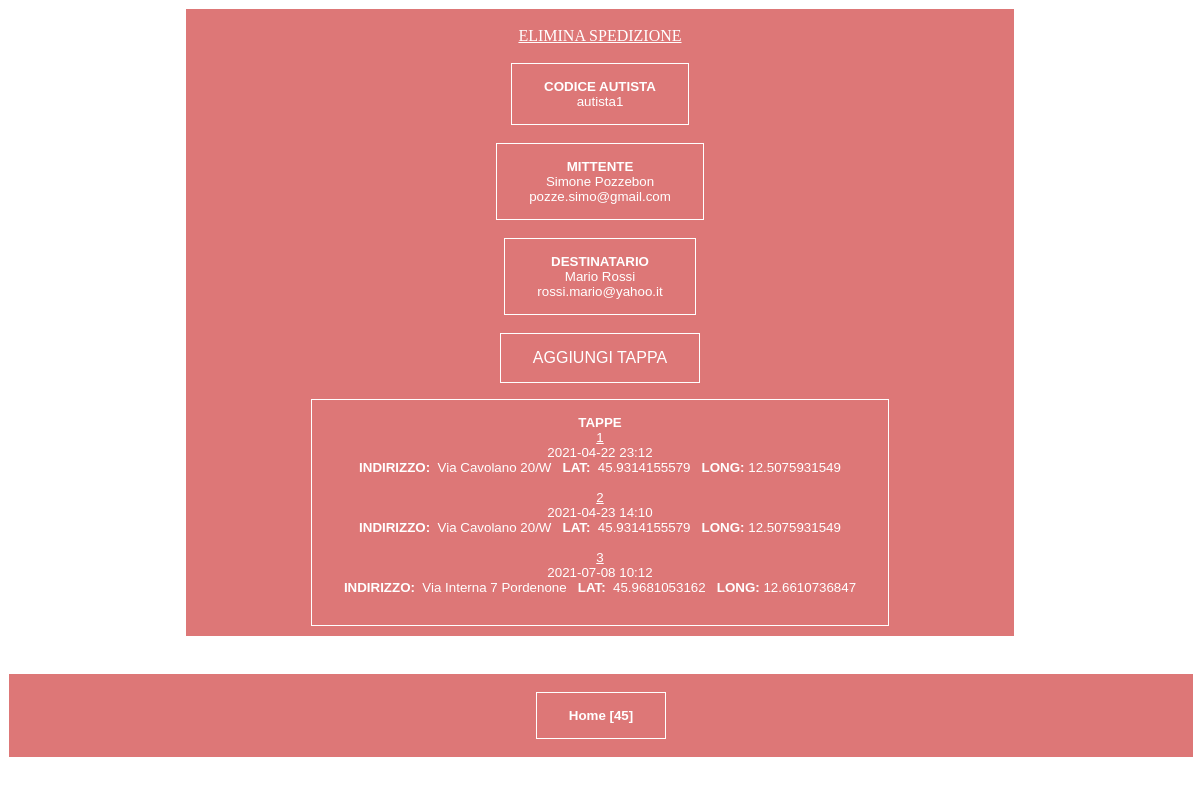
/src/sped.php?idSped=17 (signed in), run on the app's committed database.
### tables this page shows
CREATE TABLE `spedizioni` (
  `idSpedizione` int(11) NOT NULL AUTO_INCREMENT,
  `mittente` int(11) DEFAULT NULL,
  `destinatario` int(11) DEFAULT NULL,
  `truckTracking` varchar(30) DEFAULT NULL,
  `descb` varchar(150) DEFAULT NULL,
  PRIMARY KEY (`idSpedizione`),
  KEY `mittente` (`mittente`),
  KEY `destinatario` (`destinatario`),
  CONSTRAINT `spedizioni_ibfk_1` FOREIGN KEY (`mittente`) REFERENCES `clienti` (`idCliente`),
  CONSTRAINT `spedizioni_ibfk_2` FOREIGN KEY (`destinatario`) REFERENCES `clienti` (`idCliente`)
);

CREATE TABLE `clienti` (
  `idCliente` int(11) NOT NULL AUTO_INCREMENT,
  `nome` varchar(100) DEFAULT NULL,
  `cognome` varchar(30) DEFAULT NULL,
  `mail` varchar(300) NOT NULL,
  PRIMARY KEY (`idCliente`)
);

CREATE TABLE `tappe` (
  `idTappa` int(11) NOT NULL AUTO_INCREMENT,
  `spedizione` int(11) DEFAULT NULL,
  `dat` date DEFAULT NULL,
  `ora` varchar(5) DEFAULT NULL,
  `addr` varchar(100) DEFAULT NULL,
  `lat` float(200,10) DEFAULT NULL,
  `lon` float(200,10) DEFAULT NULL,
  PRIMARY KEY (`idTappa`),
  KEY `spedizione` (`spedizione`),
  CONSTRAINT `tappe_ibfk_1` FOREIGN KEY (`spedizione`) REFERENCES `spedizioni` (`idSpedizione`)
);

### src/sped.php (the view, shortened to what this page needs)
<html>
    <head>
		<link rel="stylesheet" type="text/css" href="style.css" />
	</head>
    <body>
        <div class="supportCentering">
            <br>
            <div class="descSpedizioneContainer">
                <?php
                    $idSPED             = $_GET["idSped"];
                    include "connect.php";
                    $checkQuery = "SELECT *
                                    FROM spedizioni
                                    WHERE idSpedizione = $idSPED";
                    $checkRes  =  $conn->query($checkQuery);
                    if( !mysqli_num_rows($checkRes) > 0){
                        echo "<script> alert(\"NON ESISTE QUESTA SPEDIZIONE!\") </script>";
                        echo ":)";
                        header("Refresh: 0; showSped.php");
                    }
                    else{
                            $querySped = "SELECT S.idSpedizione, C.nome as NomeMittente, C.cognome as CognomeMittente, C.mail as MailMittente, D.nome as NomeDestinatario, D.cognome as CognomeDestinatario, D.mail as MailDestinatario, S.truckTracking as truckTracking
                            FROM spedizioni
                                AS S INNER JOIN clienti
                                AS C INNER JOIN clienti
                                AS D ON C.idCliente = S.mittente
                                AND D.idCliente = S.destinatario
                                AND S.idSpedizione = $idSPED";
                            $queryTappe = "SELECT *
                                        FROM tappe
                                        WHERE spedizione=$idSPED";
                            $resultSped = $conn->query($querySped);
                            $resTappe = $conn->query($queryTappe);
                            echo "<a href=\"deleteSped.php\"> ELIMINA SPEDIZIONE </a> <br> <br>";
                            while ($row = $resultSped->fetch_assoc()) {
                                $nomeM              = $row["NomeMittente"];
                                $cognomeM           = $row["CognomeMittente"];
                                $mailM	            = $row["MailMittente"];
                                $nomeD              = $row["NomeDestinatario"];
                                $cognomeD           = $row["CognomeDestinatario"];
                                $mailD	            = $row["MailDestinatario"];
                                $truckTracking      = $row["truckTracking"];
                                echo "<button class=\"buttonLabel\"> <b> CODICE AUTISTA </b> <br>
                                <label>".$truckTracking."</label>
                                </button> <br> <br>";
                                echo "<button class=\"buttonLabel\"> <b> MITTENTE </b> <br>
                                    <label>".$nomeM."</label>
                                    <label>".$cognomeM."</label> <br>
                                    <label>".$mailM."</label>
                                </button> <br> <br>";
                                echo "<button class=\"buttonLabel\"> <b> DESTINATARIO </b> <br>
                                    <label>".$nomeD."</label>
                                    <label>".$cognomeD."</label> <br>
                                    <label>".$mailD."</label>
                                </button> <br> <br>";
                        }
                        $nTappa = 1;
                        echo "
                        <form action=\"addTappa.php\">
                            <input class=\"loginBTN\"type=\"submit\" value=\"AGGIUNGI TAPPA\" />
                        </form>
                        <button class=\"buttonLabel\">
                            <b> TAPPE </b> <br>";
                        while ($row = $resTappe->fetch_assoc()) {
                            $data           = $row["dat"];
                            $ora	        = $row["ora"];
                            $addr           = $row["addr"];
                            $latitudine     = $row["lat"];
                            $longitudine    = $row["lon"];
                            echo "<label> <u>".$nTappa."</u> </label> <br>";
                            echo "<label>".$data."</label>  ";
                            echo "<label>".$ora."</label> <br>";
                            echo "<label> <b> INDIRIZZO: </b></label> &nbsp";
                            echo "<label>".$addr."</label> &nbsp";
                            echo "<label> <b> LAT: </b> </label> &nbsp";
                            echo "<label>".$latitudine."</label> &nbsp";
                            echo "<label> <b> LONG: </b></label>";
                            echo "<label>".$longitudine."</label> <br> <br>";
                            $nTappa++;
                    }
                    echo "</button> <br>";
                }
                ?>
            </div>
            <br>
        </div>
        <br>
    </body>
	<?php
		include "func.php";
        echo "<br>";
		footer();
	?>
</html>

### src/func.php (shortened to what this page needs)
<html>
    <body link="#ffffff" vlink="#ffffff">
        <?php
            function url(){
                return  "https://localhost/";
            }
            function footer(){
                if(isset($_SESSION["user"])){
                    $user = $_SESSION["user"];
                }else $user = "";
                    echo "<div class=\"footerContainer\">
                    <br>
                      <button class=\"homeBTN\" onclick=\"window.location.href=' ".url().
                      " '\"> <b> Home [".$user."] </b> </button><br> <br>
                      </div>";
            }
        ?>
    </body>
</html>

### src/style.css (style rules this page uses)
body { background-color: rgb(255, 255, 255); }
button { background-color: rgb(221, 119, 119); border: none; color: white; padding: 15px 32px; text-align: center; text-decoration: none; display: inline-block; outline: none; }
input { background-color: rgb(221, 119, 119); border: none; color: white; padding: 15px 32px; text-align: center; text-decoration: none; font-size: 16px; outline: none; }
div { background-color: rgb(221, 119, 119); color: white; text-align: center; margin-left: auto; margin-right: auto; }
.loginBTN { border: 1px solid white; }
.supportCentering { border: 1px solid white; width: 70%; height: 80%; text-align: left; align-items: center; display: block; overflow-y: scroll; }
.footerContainer { position:static; left: 0; bottom: 0; width: 100%; height: auto; border: 1px solid rgb(255, 255, 255); }
.homeBTN { top: 2%; border: 1px solid rgb(255, 255, 255); outline: none; }
.buttonLabel { top: 1px; border: 1px solid rgb(255, 255, 255); width: auto; }

### data on the page
spedizioni: truckTracking "autista1", mittente.nome "Simone", mittente.cognome "Pozzebon", mittente.mail "pozze.simo@gmail.com", destinatario.nome "Mario", destinatario.cognome "Rossi", destinatario.mail "rossi.mario@yahoo.it"
tappe: dat "2021-04-22", ora "23:12", addr "Via Cavolano 20/W", lat "45.9314155579", lon "12.5075931549"
tappe: dat "2021-04-23", ora "14:10", addr "Via Cavolano 20/W", lat "45.9314155579", lon "12.5075931549"
tappe: dat "2021-07-08", ora "10:12", addr "Via Interna 7 Pordenone", lat "45.9681053162", lon "12.6610736847"

### other printed values
$user "45"
